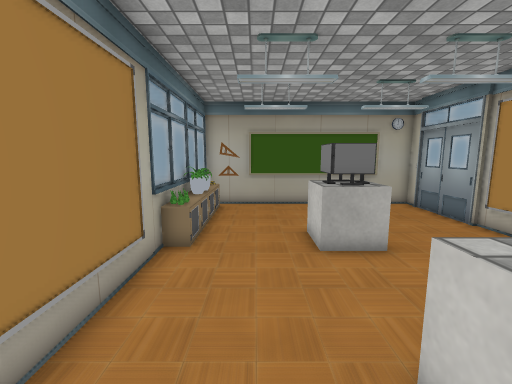
view 1 (above)

12 first-person views from a walk through a Unity game level. The camera is 1.4 m above the floor, tilts 8° down and sees 90° across. The floor is counted in squares, 0.5 m on a side. Each view is taken from the middle of a square. On the plan, view 1 faces up. The plan holds only what a view shows up to about 19 squares ahead; the rest is blank. The player is left out. Some animated figures are left out. Some surface patterns are stand-ins.

view 2
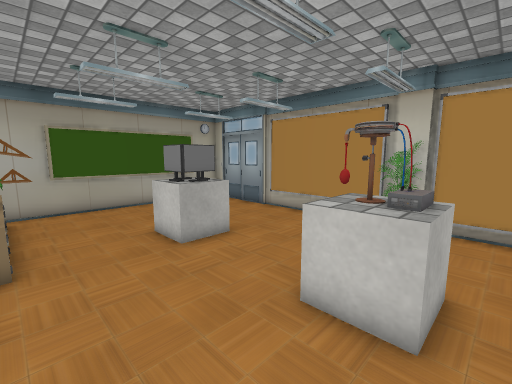

view 3
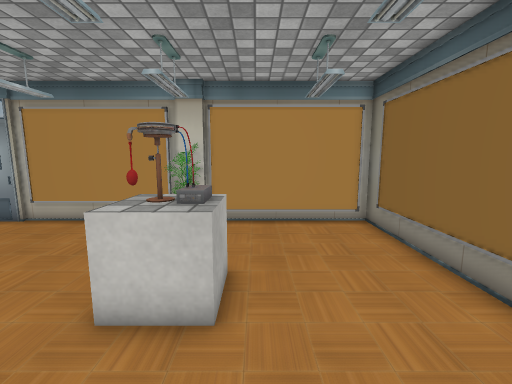

view 4
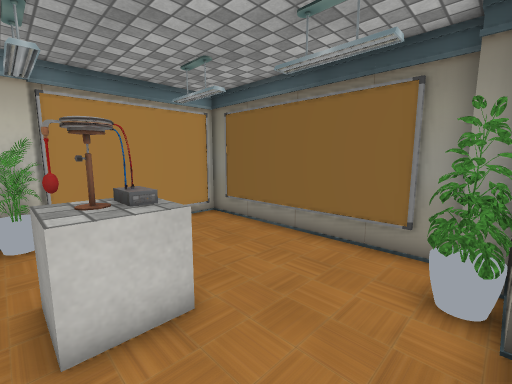

view 5
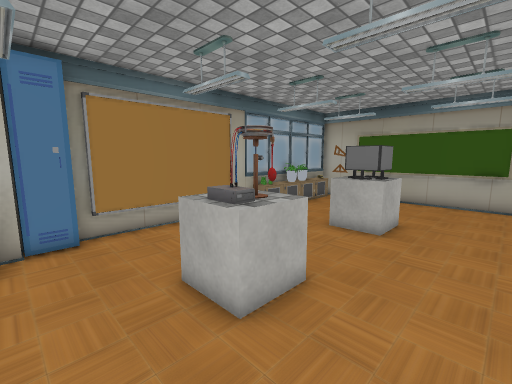

view 6
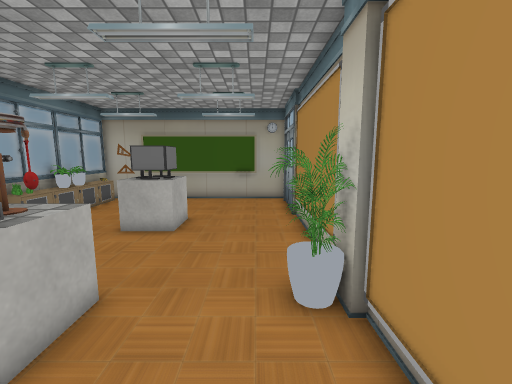

view 7
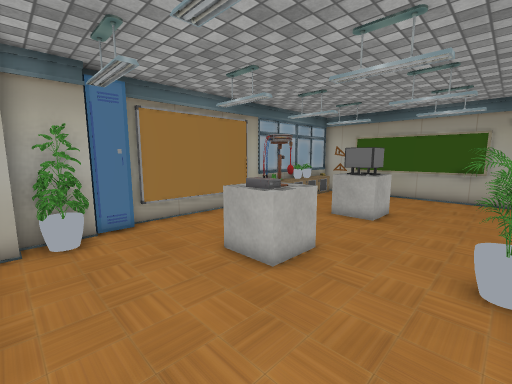

view 8
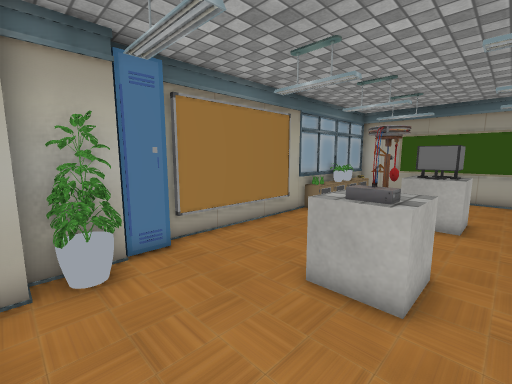

view 9
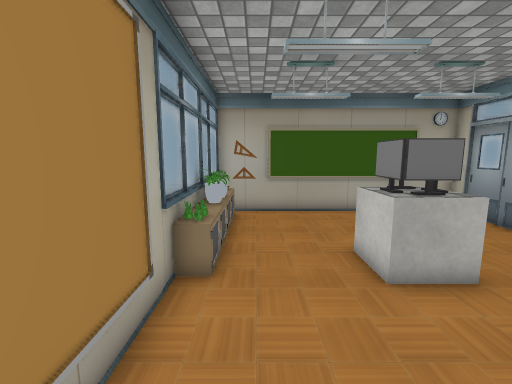

view 10
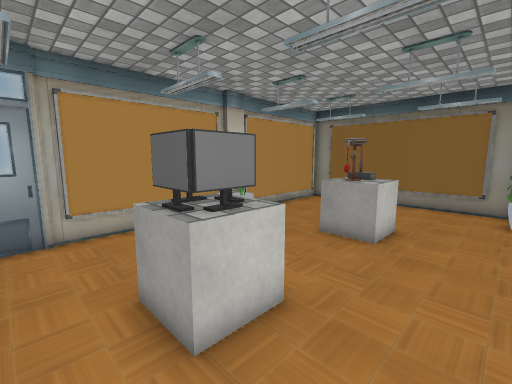

view 11
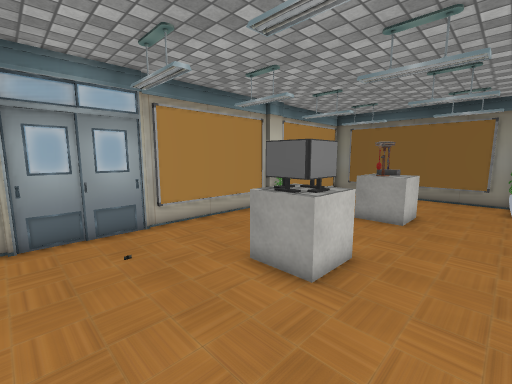

view 12
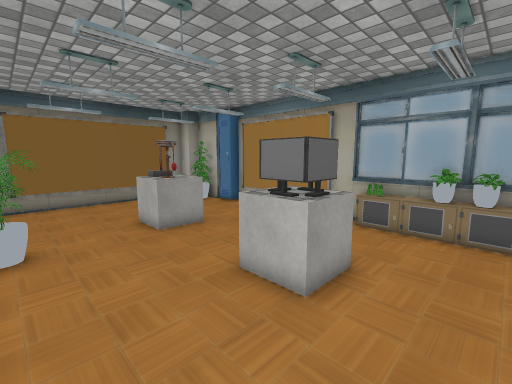

### Floor plan
Points are (right, up) in squares from view 1. A wall is a line through its corners. A room is listed if a view was taken in it or the views show most of it. See-through windows are left out.
Room 1 (views 1, 2, 3, 4, 5, 6, 7, 8, 9, 10, 11, 12)
walls: (8.8, 3.1) (8.8, 13.6); (-3, 7.6) (-3, 7.1); (-3, 9.1) (-3, 8.4); (-3, 12.9) (-3, 11); (-2.2, -4.7) (8.8, -4.7) (8.8, 1.6); (8.8, 15) (-2.8, 15) (-2.8, -0.4)
objects: other object (-3, -4); other object (-3, -1) to (-2, -1); other object (-2, -4) to (-1, -4); other object (-2, -3); other object (-2, 8); other object (-2, 9); other object (-2, 10) to (-2, 11); other object (-2, 12); other object (-2, 13) to (-2, 14); other object (2, 1) to (4, 3); other object (2, 7) to (4, 7); other object (2, 8) to (2, 9); other object (3, 8); other object (3, 9); other object (4, 8) to (4, 9); other object (9, 2)

Where each view was taken, in squares from view 1:
view 1: 0 up, 0 right, facing up
view 2: 0 up, 2 left, facing up-right
view 3: 0 up, 2 left, facing right
view 4: 3 up, 2 left, facing down-right
view 5: 2 down, 7 right, facing up-left
view 6: 2 down, 7 right, facing up
view 7: 4 down, 8 right, facing up-left
view 8: 4 down, 5 right, facing up-left
view 9: 2 up, 1 left, facing up
view 10: 11 up, 1 left, facing down-right
view 11: 14 up, 1 left, facing down-right
view 12: 12 up, 8 right, facing down-left
